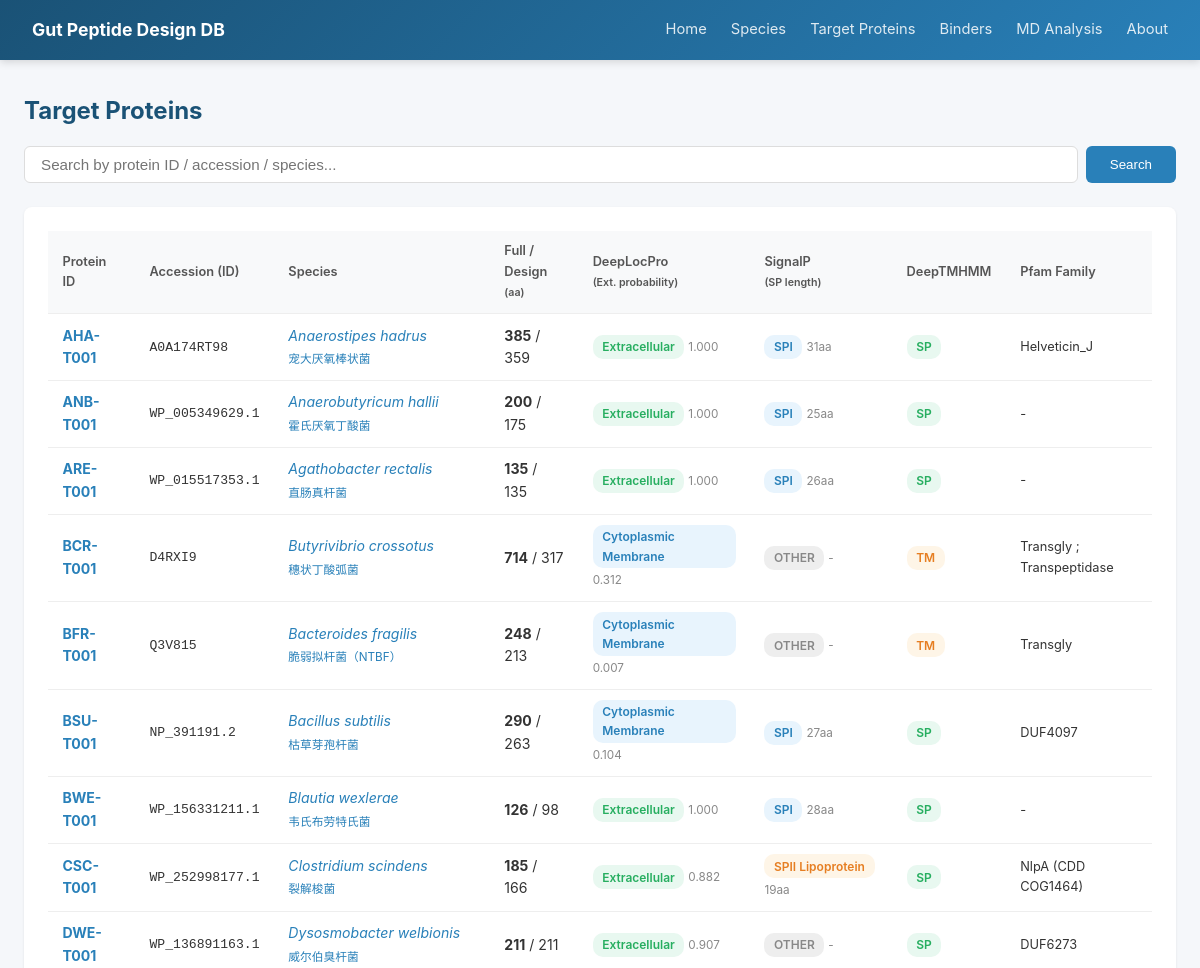
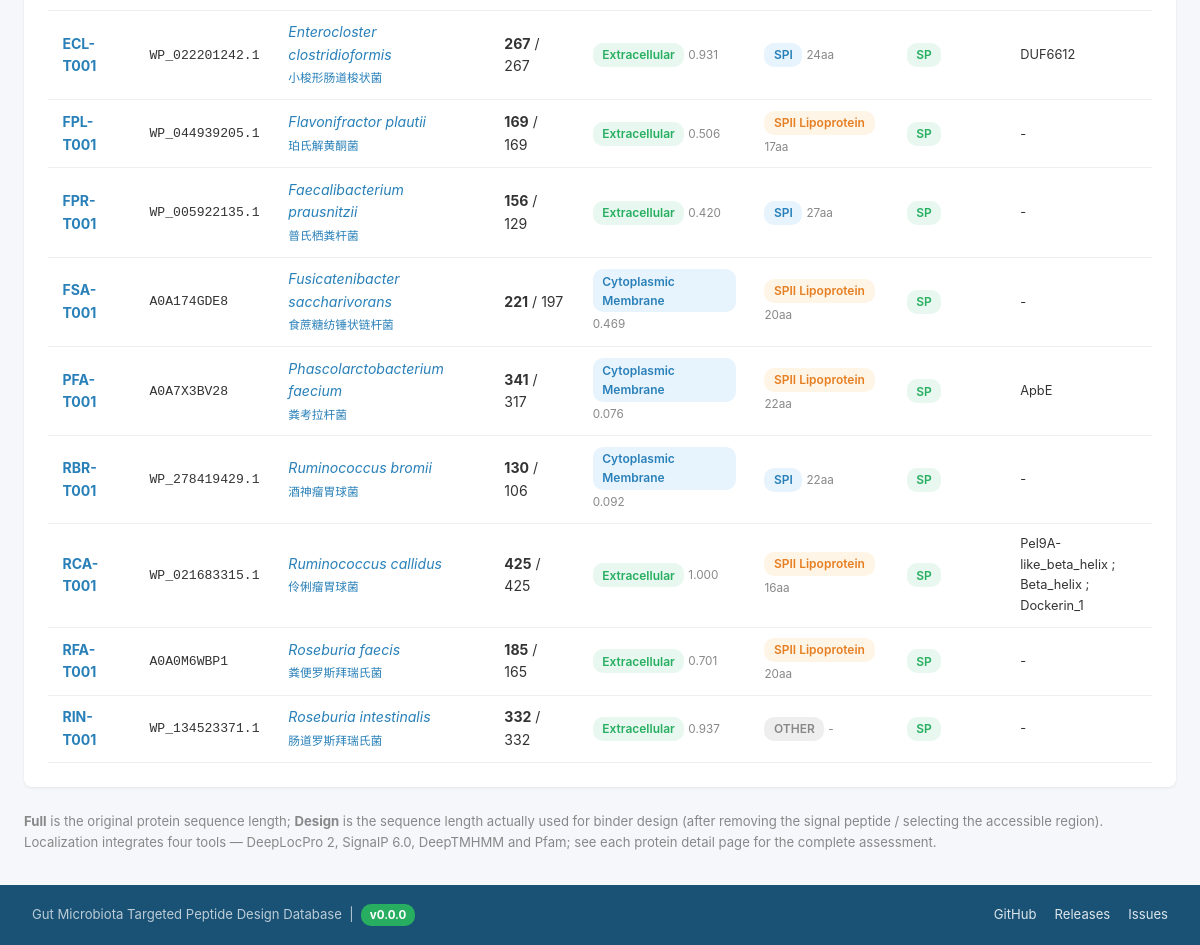
Before: /proteins with the older database file (2 pictures, top to bottom).
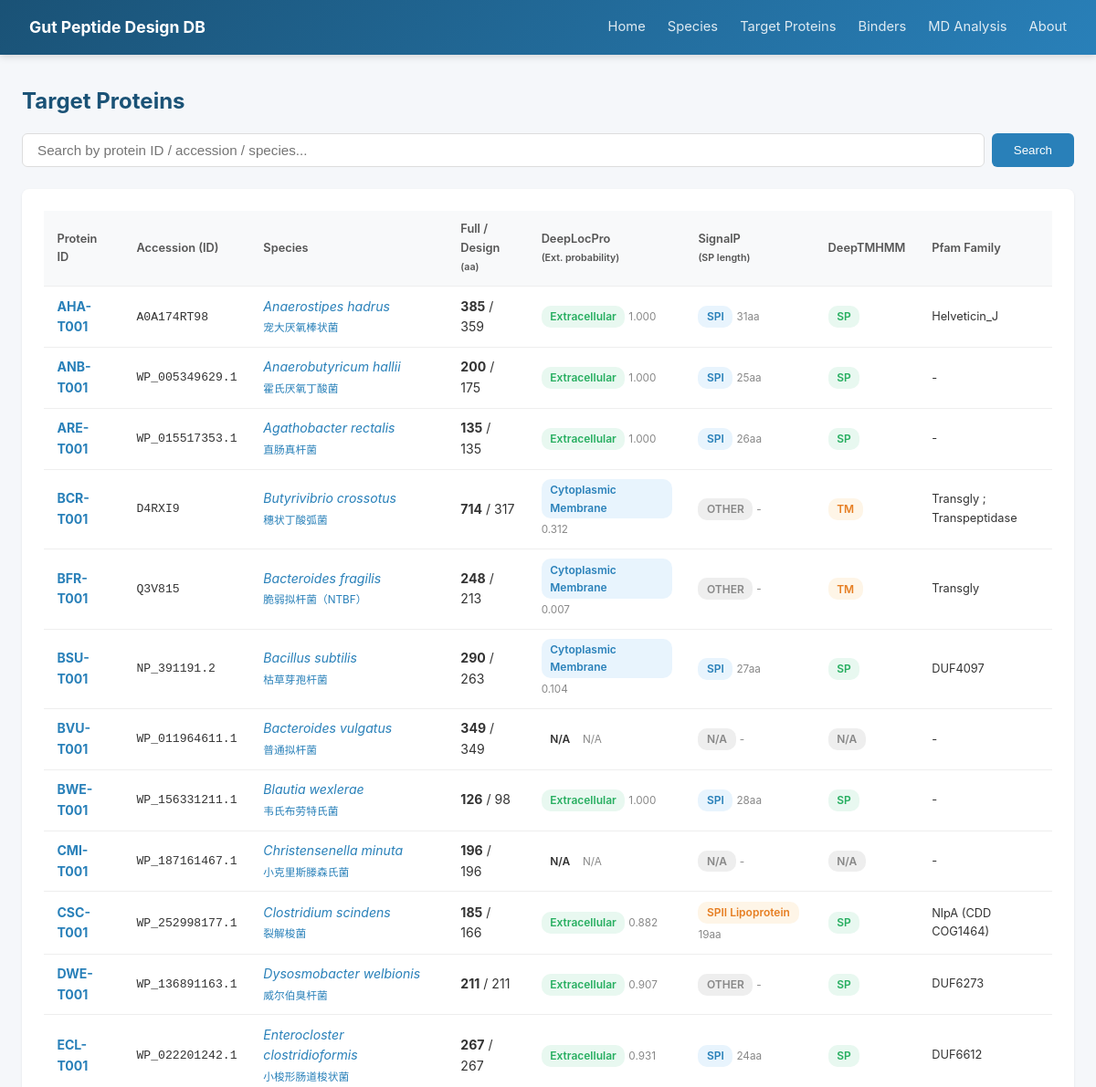
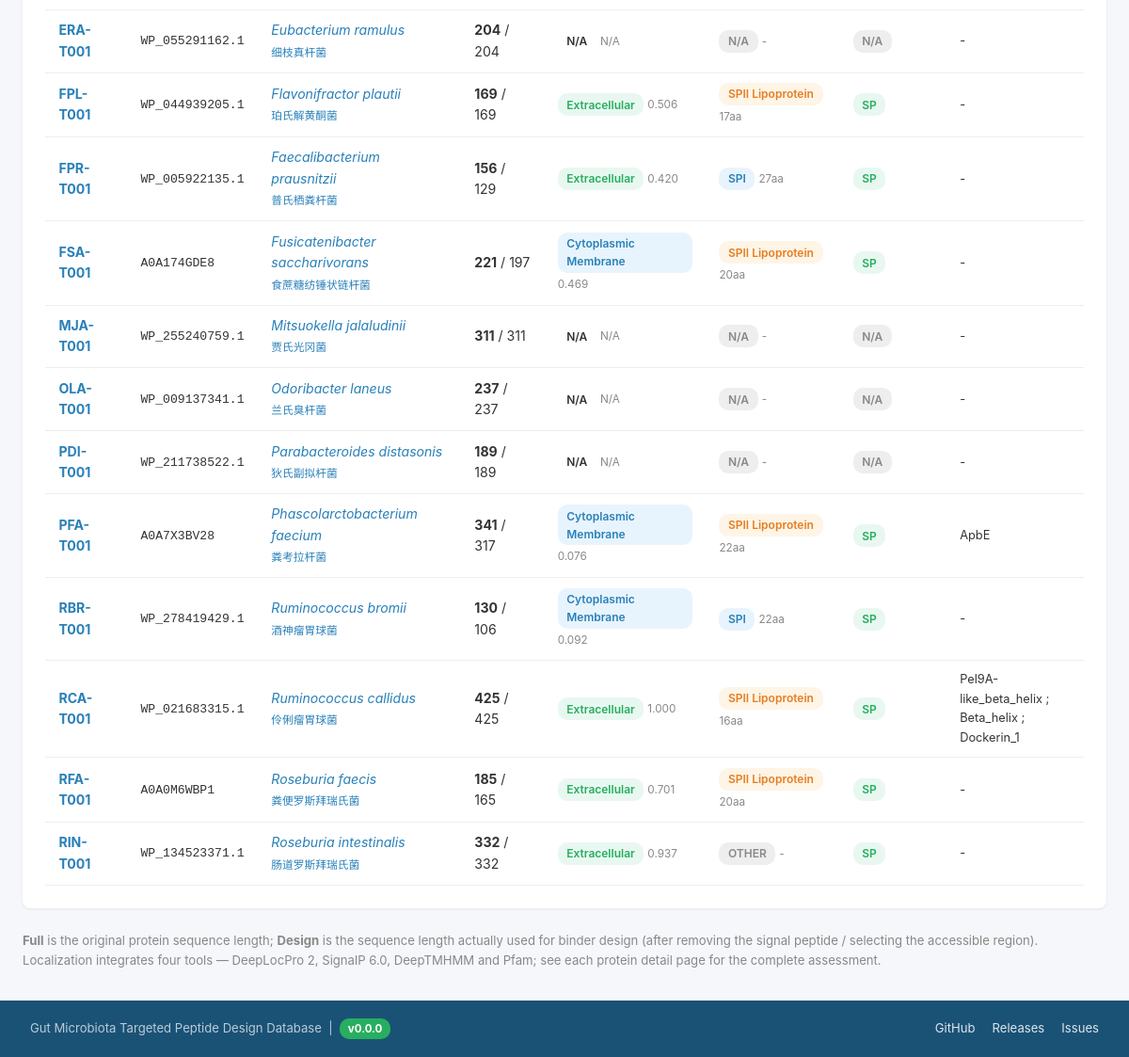
After: the same page with the newer database file (2 pictures, top to bottom).
### tables this page shows
CREATE TABLE Target_Protein (
        Species_ID            TEXT NOT NULL,
        Protein_ID            TEXT PRIMARY KEY,
        ID_Accession          TEXT,
        Full_Length           INTEGER,
        AA_Length             INTEGER,
        Protein_Sequence      TEXT,
        Localization_Evidence TEXT,
        DeepLocPro_Location   TEXT,
        DeepLocPro_ExtProb    REAL,
        SignalP_Category      TEXT,
        SignalP_SPLen         INTEGER,
        DeepTMHMM_Type        TEXT,
        Pfam_Family           TEXT,
        Notes                 TEXT,
        FOREIGN KEY (Species_ID) REFERENCES Species(Species_ID)
    );

CREATE TABLE Species (
        Species_ID      TEXT PRIMARY KEY,
        Scientific_Name TEXT NOT NULL,
        Chinese_Name    TEXT,
        Taxonomy_ID     INTEGER,
        Genome_Accession TEXT,
        Proteome_Source TEXT,
        Notes           TEXT
    );

### app.py (the view)
@app.route('/proteins')
def protein_list():
    db = get_db()
    q = request.args.get('q', '')
    sql = """
        SELECT p.*, s.Scientific_Name, s.Chinese_Name,
               (SELECT COUNT(*) FROM Binder b WHERE b.Species_ID=p.Species_ID) as binder_cnt
        FROM Target_Protein p JOIN Species s ON p.Species_ID=s.Species_ID
    """
    if q:
        rows = db.execute(sql+" WHERE p.Protein_ID LIKE ? OR s.Scientific_Name LIKE ? ORDER BY p.Protein_ID",
                          (f'%{q}%',f'%{q}%')).fetchall()
    else:
        rows = db.execute(sql+" ORDER BY p.Protein_ID").fetchall()
    return render_template('proteins.html', proteins=rows, q=q)

### app.py (called while the page is built)
@app.context_processor
def inject_meta():
    return {'DB_VERSION': DB_VERSION, 'REPO_URL': REPO_URL}

def get_db():
    if 'db' not in g:
        g.db = sqlite3.connect(DB_PATH)
        g.db.row_factory = sqlite3.Row
    return g.db

### templates/proteins.html (shortened to what this page needs)
{% extends "base.html" %}
{% block content %}
<h1>Target Proteins</h1>
<div class="search-box">
    <form method="GET" action="/proteins" style="display:flex; gap:.5rem; width:100%;">
        <input type="text" name="q" value="{{ q }}" placeholder="Search by protein ID / accession / species...">
        <button type="submit">Search</button>
    </form>
</div>
<div class="card">
    <table>
        <thead><tr>
            <th>Protein ID</th>
            <th>Accession (ID)</th>
            <th>Species</th>
            <th>Full / Design<br><small>(aa)</small></th>
            <th>DeepLocPro<br><small>(Ext. probability)</small></th>
            <th>SignalP<br><small>(SP length)</small></th>
            <th>DeepTMHMM</th>
            <th>Pfam Family</th>
        </tr></thead>
        <tbody>
            {% for p in proteins %}
            <tr>
                <td><a href="/proteins/{{ p.Protein_ID }}"><strong>{{ p.Protein_ID }}</strong></a></td>
                <td style="font-family:monospace;font-size:.82rem;">{{ p.ID_Accession }}</td>
                <td><a href="/species/{{ p.Species_ID }}"><em>{{ p.Scientific_Name }}</em><br><small>{{ p.Chinese_Name }}</small></a></td>
                <td><strong>{{ p.Full_Length }}</strong> / {{ p.AA_Length }}</td>
                <td>
                    {% if p.DeepLocPro_Location == 'Extracellular' %}
                    <span class="badge badge-green">Extracellular</span>
                    {% elif p.DeepLocPro_Location %}
                    <span class="badge badge-blue">{{ p.DeepLocPro_Location }}</span>
                    {% else %}
                    <span class="badge">N/A</span>
                    {% endif %}
                    {% if p.DeepLocPro_ExtProb is not none %}
                    <small style="color:#888;">{{ '%.3f'|format(p.DeepLocPro_ExtProb) }}</small>
                    {% else %}
                    <small style="color:#888;">N/A</small>
                    {% endif %}
                </td>
                <td>
                    {% if p.SignalP_Category and p.SignalP_Category.startswith('SPII') %}
                    <span class="badge badge-orange">SPII Lipoprotein</span>
                    {% elif p.SignalP_Category and p.SignalP_Category.startswith('SPI') %}
                    <span class="badge badge-blue">SPI</span>
                    {% elif p.SignalP_Category %}
                    <span class="badge" style="background:#eee;color:#888;">OTHER</span>
                    {% else %}
                    <span class="badge" style="background:#eee;color:#888;">N/A</span>
                    {% endif %}
                    <small style="color:#888;">{% if p.SignalP_SPLen %}{{ p.SignalP_SPLen }}aa{% else %}-{% endif %}</small>
                </td>
                <td>
                    {% if p.DeepTMHMM_Type in ('TM','SP+TM') %}
                    <span class="badge badge-orange">{{ p.DeepTMHMM_Type }}</span>
                    {% elif p.DeepTMHMM_Type %}
                    <span class="badge badge-green">{{ p.DeepTMHMM_Type }}</span>
                    {% else %}
                    <span class="badge" style="background:#eee;color:#888;">N/A</span>
                    {% endif %}
                </td>
                <td style="font-size:.8rem;max-width:170px;">{{ p.Pfam_Family.replace('；','; ') if p.Pfam_Family else '-' }}</td>
            </tr>
            {% endfor %}
        </tbody>
    </table>
</div>
<p style="font-size:.82rem;color:#888;">
    <strong>Full</strong> is the original protein sequence length; <strong>Design</strong> is the sequence length actually used for binder design (after removing the signal peptide / selecting the accessible region).
    Localization integrates four tools — DeepLocPro 2, SignalP 6.0, DeepTMHMM and Pfam; see each protein detail page for the complete assessment.
</p>
{% endblock %}

### templates/base.html (shortened to what this page needs)
<!DOCTYPE html>
<html lang="zh-CN">
<head>
</head>
<body>
    <nav class="navbar">
        <div class="navbar-inner">
            <a href="/" class="navbar-brand" title="Gut Microbiota Targeted Peptide Design Database">Gut Peptide Design DB</a>
            <div class="navbar-links">
                <a href="/">Home</a>
                <a href="/species">Species</a>
                <a href="/proteins">Target Proteins</a>
                <a href="/binders">Binders</a>
                <a href="/md">MD Analysis</a>
                <a href="/about">About</a>
            </div>
        </div>
    </nav>
    <div class="container">
        {% block content %}{% endblock %}
    </div>
    <footer class="site-footer">
        <div class="footer-inner">
            <span>Gut Microbiota Targeted Peptide Design Database &nbsp;|&nbsp; <span class="ver-pill">v{{ DB_VERSION }}</span></span>
            <span class="footer-links">
                <a href="{{ REPO_URL }}">GitHub</a>
                <a href="{{ REPO_URL }}/releases">Releases</a>
                <a href="{{ REPO_URL }}/issues">Issues</a>
            </span>
        </div>
    </footer>
</body>
</html>

### templates/base.html (style rules this page uses)
* { margin:0; padding:0; box-sizing:border-box; }
body { font-family:-apple-system,BlinkMacSystemFont,"Segoe UI","PingFang SC","Microsoft YaHei",sans-serif; background:#f5f7fa; color:#333; line-height:1.6; }
.navbar { background:linear-gradient(135deg,#1a5276 0%,#2980b9 100%); color:white; padding:0 2rem; box-shadow:0 2px 8px rgba(0,0,0,.15); }
.navbar-inner { max-width:1200px; margin:0 auto; display:flex; align-items:center; justify-content:space-between; height:60px; }
.navbar-brand { font-size:1.1rem; font-weight:700; color:white; text-decoration:none; }
.navbar-links { display:flex; gap:1.5rem; }
.navbar-links a { color:rgba(255,255,255,.85); text-decoration:none; font-size:.92rem; }
.container { max-width:1200px; margin:2rem auto; padding:0 1.5rem; }
.card { background:white; border-radius:8px; box-shadow:0 1px 3px rgba(0,0,0,.08); padding:1.5rem; margin-bottom:1.5rem; }
table { width:100%; border-collapse:collapse; font-size:.88rem; }
th,td { padding:.65rem .9rem; text-align:left; border-bottom:1px solid #eee; }
th { background:#f8f9fa; font-weight:600; color:#555; font-size:.8rem; }
.search-box { display:flex; gap:.5rem; margin-bottom:1.5rem; }
.search-box input { flex:1; padding:.55rem 1rem; border:1px solid #ddd; border-radius:6px; font-size:.95rem; }
.search-box button { padding:.55rem 1.5rem; background:#2980b9; color:white; border:none; border-radius:6px; cursor:pointer; }
.badge { display:inline-block; padding:.15rem .6rem; border-radius:10px; font-size:.75rem; font-weight:600; }
.badge-blue { background:#e8f4fd; color:#2980b9; }
.badge-green { background:#e8f8f0; color:#27ae60; }
.badge-orange { background:#fef5e7; color:#e67e22; }
h1 { font-size:1.5rem; margin-bottom:1rem; color:#1a5276; }
a { color:#2980b9; text-decoration:none; }
.site-footer { background:#1a5276; color:rgba(255,255,255,.7); padding:1.2rem 2rem; margin-top:1rem; }
.footer-inner { max-width:1200px; margin:0 auto; display:flex; justify-content:space-between; align-items:center; font-size:.82rem; flex-wrap:wrap; gap:.6rem; }
.footer-links a { color:rgba(255,255,255,.85); text-decoration:none; margin-left:.9rem; }
.ver-pill { display:inline-block; background:#27ae60; color:#fff; font-size:.72rem; font-weight:700; padding:.12rem .55rem; border-radius:10px; }

Changed rows visible on the page:
added Target_Protein: Protein_ID "BVU-T001", ID_Accession "WP_011964611.1", Scientific_Name "Bacteroides vulgatus", Chinese_Name "普通拟杆菌", Full_Length "349", AA_Length "349", shows "N/A", Pfam_Family "-"
added Target_Protein: Protein_ID "CMI-T001", ID_Accession "WP_187161467.1", Scientific_Name "Christensenella minuta", Chinese_Name "小克里斯滕森氏菌", Full_Length "196", AA_Length "196", shows "N/A", Pfam_Family "-"
added Target_Protein: Protein_ID "ERA-T001", ID_Accession "WP_055291162.1", Scientific_Name "Eubacterium ramulus", Chinese_Name "细枝真杆菌", Full_Length "204", AA_Length "204", shows "N/A", Pfam_Family "-"
added Target_Protein: Protein_ID "MJA-T001", ID_Accession "WP_255240759.1", Scientific_Name "Mitsuokella jalaludinii", Chinese_Name "贾氏光冈菌", Full_Length "311", AA_Length "311", shows "N/A", Pfam_Family "-"
added Target_Protein: Protein_ID "OLA-T001", ID_Accession "WP_009137341.1", Scientific_Name "Odoribacter laneus", Chinese_Name "兰氏臭杆菌", Full_Length "237", AA_Length "237", shows "N/A", Pfam_Family "-"
added Target_Protein: Protein_ID "PDI-T001", ID_Accession "WP_211738522.1", Scientific_Name "Parabacteroides distasonis", Chinese_Name "狄氏副拟杆菌", Full_Length "189", AA_Length "189", shows "N/A", Pfam_Family "-"
